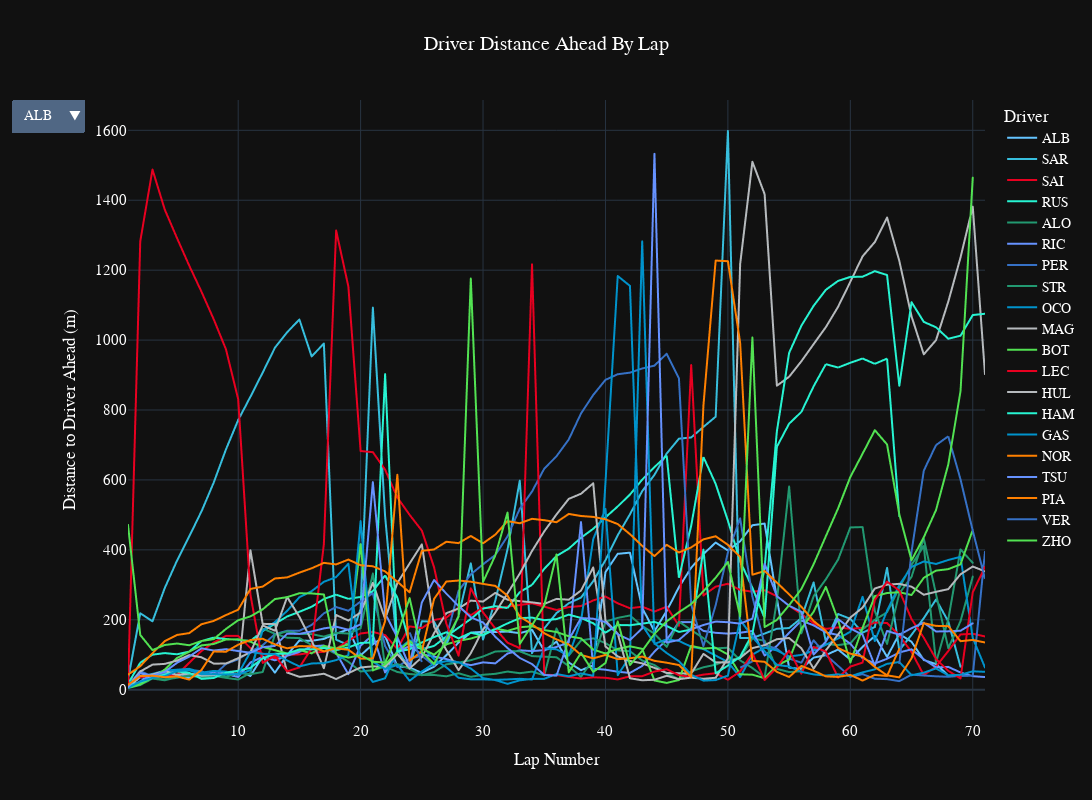

Notebook cell for this chart:
### Code cell
#Look at driver ahead plots for single laps
fig_all_lap_dist=px.line(
    data_frame=distance_mean_median.sort_values(by=['LapNumber']), 
    x="LapNumber", 
    y="Distance to Driver Mean",
    color="Driver", 
    hover_data=["GP","Year","Driver"],
    height=800, 
    width=1800,
    template="plotly_dark",
    title="Driver Distance Ahead By Lap",
    color_discrete_map={
                 "ALB": "#64C4FF",
                 "ALO": "#229971",
                 "BOT": "#52e252",
                 "GAS": "#0093cc",
                 "HAM": "#27F4D2",
                 "HUL": "#B6BABD",
                 "LEC": "#E80020",
                 "MAG": "#B6BABD",
                 "NOR": "#FF8000",
                 "OCO": "#0093cc",
                 "PER": "#3671C6",
                 "PIA": "#FF8000",
                 "RIC": "#6692FF",
                 "RUS": "#27F4D2",
                 "SAI": "#E80020",
                 "SAR": "#37BEDD",
                 "STR": "#229971",
                 "TSU": "#6692FF",
                 "VER": "#3671C6",
                 "ZHO": "#52e252"
    }
    )
# fig_speed.add_layout_image(
#     dict(
#         source=Image.open("/content/images.jpg"),
#         xref="x", yref="y",
#         x=4500, y=300,
#         sizex=500, sizey=500,
#         xanchor="left", yanchor="middle"
#     )
# )

fig_all_lap_dist.update_layout(
    xaxis_title="Lap Number",
    yaxis_title="Distance to Driver Ahead (m)",
    title_x=0.5,
    yaxis = dict(tickfont = dict(size=15)),
    xaxis = dict(tickfont = dict(size=15)),
    font=dict(
        family="PT Sans Narrow",
        size=14,
        color="White"
    ),
    title_font_family="PT Sans Narrow"
)

fig_all_lap_dist.update_layout(
    updatemenus=[
        {
            "buttons": [
                {
                    "label": t.name,
                    "method": "restyle",
                    "args": [{"visible": [t2.name == t.name for t2 in fig_all_lap_dist.data]}],
                }
                for t in fig_all_lap_dist.data
            ]
        }
    ]
)

fig_all_lap_dist.show()

### Figure 1 — Plotly figure (JSON) as saved in the notebook; plotly's stock layout.template omitted (floating-point values rounded to 4 significant figures; data arrays with more than 128 entries replaced by an {"elided": "..."} marker saying what was removed)
{"data": [{"customdata": {"elided": "70x3 mixed values"}, "hovertemplate": "Driver=%{customdata[2]}<br>LapNumber=%{x}<br>Distance to Driver Mean=%{y}<br>GP=%{customdata[0]}<br>Year=%{customdata[1]}<extra></extra>", "legendgroup": "ALB", "line": {"color": "#64C4FF", "dash": "solid"}, "marker": {"symbol": "circle"}, "mode": "lines", "name": "ALB", "showlegend": true, "type": "scattergl", "x": [1, 2, 3, 4, 5, 6, 7, 8, 9, 10, 11, 12, 13, 14, 15, 16, 17, 18, 19, 20, 21, 22, 23, 24, 25, 26, 27, 28, 29, 30, 31, 32, 33, 34, 35, 36, 37, 38, 39, 40, 41, 42, 43, 44, 45, 46, 47, 48, 49, 50, 51, 52, 53, 54, 55, 56, 57, 58, 59, 60, 61, 62, 63, 64, 65, 66, 67, 68, 69, 70], "xaxis": "x", "y": [7.308, 35.47, 32.97, 47.13, 38.87, 33.46, 46.51, 41.76, 49.57, 53.85, 39.1, 95.37, 48.66, 99.19, 140.7, 139.8, 145.3, 160.0, 172.5, 98.25, 129.8, 154.0, 67.05, 63.41, 48.01, 65.7, 98.66, 134.8, 163.3, 165.4, 165.0, 166.2, 161.6, 171.3, 111.3, 137.5, 77.81, 55.72, 69.93, 336.2, 388.6, 391.9, 233.7, 167.3, 225.4, 293.3, 348.8, 388.1, 420.8, 398.2, 424.5, 470.3, 475.2, 260.6, 63.14, 59.13, 91.69, 98.87, 114.9, 86.2, 122.4, 153.6, 93.85, 159.7, 137.0, 84.84, 73.22, 40.78, 40.33, 39.96], "yaxis": "y"}, {"customdata": {"elided": "69x3 mixed values"}, "hovertemplate": "Driver=%{customdata[2]}<br>LapNumber=%{x}<br>Distance to Driver Mean=%{y}<br>GP=%{customdata[0]}<br>Year=%{customdata[1]}<extra></extra>", "legendgroup": "SAR", "line": {"color": "#37BEDD", "dash": "solid"}, "marker": {"symbol": "circle"}, "mode": "lines", "name": "SAR", "showlegend": true, "type": "scattergl", "x": [1, 2, 3, 4, 5, 6, 7, 8, 9, 10, 11, 12, 13, 14, 15, 16, 17, 18, 19, 20, 21, 22, 23, 24, 25, 26, 27, 28, 29, 30, 31, 32, 33, 34, 35, 36, 37, 38, 39, 40, 41, 42, 43, 44, 45, 46, 47, 48, 49, 50, 51, 52, 53, 54, 55, 56, 57, 58, 59, 60, 61, 62, 63, 64, 65, 66, 67, 68, 69], "xaxis": "x", "y": [27.63, 218.7, 195.6, 290.6, 369.0, 438.8, 509.8, 592.4, 687.2, 771.3, 838.0, 906.8, 978.3, 1022.0, 1059.0, 953.3, 990.1, 143.0, 127.9, 231.1, 1093.0, 496.5, 114.5, 59.74, 195.8, 194.4, 128.7, 211.3, 361.4, 143.5, 254.6, 401.9, 597.9, 104.3, 175.2, 219.1, 247.3, 263.4, 310.4, 370.6, 441.7, 501.7, 567.9, 614.6, 675.5, 718.0, 721.4, 751.6, 780.8, 1598.0, 147.9, 148.0, 160.6, 174.3, 176.4, 204.8, 306.8, 137.7, 216.5, 202.7, 163.0, 179.3, 348.4, 112.6, 157.0, 204.6, 258.0, 195.2, 65.61], "yaxis": "y"}, {"customdata": {"elided": "71x3 mixed values"}, "hovertemplate": "Driver=%{customdata[2]}<br>LapNumber=%{x}<br>Distance to Driver Mean=%{y}<br>GP=%{customdata[0]}<br>Year=%{customdata[1]}<extra></extra>", "legendgroup": "SAI", "line": {"color": "#E80020", "dash": "solid"}, "marker": {"symbol": "circle"}, "mode": "lines", "name": "SAI", "showlegend": true, "type": "scattergl", "x": [1, 2, 3, 4, 5, 6, 7, 8, 9, 10, 11, 12, 13, 14, 15, 16, 17, 18, 19, 20, 21, 22, 23, 24, 25, 26, 27, 28, 29, 30, 31, 32, 33, 34, 35, 36, 37, 38, 39, 40, 41, 42, 43, 44, 45, 46, 47, 48, 49, 50, 51, 52, 53, 54, 55, 56, 57, 58, 59, 60, 61, 62, 63, 64, 65, 66, 67, 68, 69, 70, 71], "xaxis": "x", "y": [28.82, 35.55, 40.17, 39.08, 42.11, 76.82, 110.8, 135.0, 154.0, 153.9, 119.0, 103.4, 90.16, 99.79, 100.9, 106.0, 108.2, 116.9, 140.4, 160.7, 165.3, 156.2, 116.6, 181.2, 176.3, 199.4, 205.7, 235.2, 213.1, 235.2, 230.4, 237.8, 242.3, 247.2, 237.4, 228.0, 236.2, 239.2, 255.2, 266.7, 247.1, 233.0, 237.4, 223.4, 237.4, 182.7, 928.6, 269.5, 294.7, 303.0, 285.5, 280.3, 284.2, 267.5, 240.3, 216.4, 189.9, 174.0, 178.1, 174.0, 176.8, 192.1, 190.7, 155.1, 107.6, 41.71, 66.23, 110.6, 158.0, 160.0, 152.3], "yaxis": "y"}, {"customdata": {"elided": "71x3 mixed values"}, "hovertemplate": "Driver=%{customdata[2]}<br>LapNumber=%{x}<br>Distance to Driver Mean=%{y}<br>GP=%{customdata[0]}<br>Year=%{customdata[1]}<extra></extra>", "legendgroup": "RUS", "line": {"color": "#27F4D2", "dash": "solid"}, "marker": {"symbol": "circle"}, "mode": "lines", "name": "RUS", "showlegend": true, "type": "scattergl", "x": [1, 2, 3, 4, 5, 6, 7, 8, 9, 10, 11, 12, 13, 14, 15, 16, 17, 18, 19, 20, 21, 22, 23, 24, 25, 26, 27, 28, 29, 30, 31, 32, 33, 34, 35, 36, 37, 38, 39, 40, 41, 42, 43, 44, 45, 46, 47, 48, 49, 50, 51, 52, 53, 54, 55, 56, 57, 58, 59, 60, 61, 62, 63, 64, 65, 66, 67, 68, 69, 70, 71], "xaxis": "x", "y": [16.56, 77.24, 100.2, 104.7, 101.2, 108.9, 139.0, 149.0, 145.0, 142.7, 139.5, 167.6, 188.5, 209.4, 222.8, 237.2, 259.4, 271.8, 259.8, 265.3, 282.1, 326.9, 263.2, 130.7, 115.7, 125.1, 151.9, 177.3, 202.2, 232.1, 239.0, 233.4, 279.0, 299.9, 345.7, 382.4, 403.3, 434.6, 460.3, 493.0, 524.2, 558.1, 600.9, 636.6, 669.8, 320.1, 468.8, 665.5, 588.8, 483.6, 367.3, 291.8, 204.3, 694.9, 761.0, 794.3, 867.7, 931.1, 921.5, 935.1, 947.3, 932.0, 947.0, 494.8, null, null, null, null, null, null, null], "yaxis": "y"}, {"customdata": {"elided": "70x3 mixed values"}, "hovertemplate": "Driver=%{customdata[2]}<br>LapNumber=%{x}<br>Distance to Driver Mean=%{y}<br>GP=%{customdata[0]}<br>Year=%{customdata[1]}<extra></extra>", "legendgroup": "ALO", "line": {"color": "#229971", "dash": "solid"}, "marker": {"symbol": "circle"}, "mode": "lines", "name": "ALO", "showlegend": true, "type": "scattergl", "x": [1, 2, 3, 4, 5, 6, 7, 8, 9, 10, 11, 12, 13, 14, 15, 16, 17, 18, 19, 20, 21, 22, 23, 24, 25, 26, 27, 28, 29, 30, 31, 32, 33, 34, 35, 36, 37, 38, 39, 40, 41, 42, 43, 44, 45, 46, 47, 48, 49, 50, 51, 52, 53, 54, 55, 56, 57, 58, 59, 60, 61, 62, 63, 64, 65, 66, 67, 68, 69, 70], "xaxis": "x", "y": [4.649, 13.24, 31.94, 26.87, 35.61, 39.45, 35.49, 39.79, 33.85, 29.03, 47.9, 174.7, 160.0, 148.7, 147.5, 127.8, 120.6, 102.1, 79.76, 52.02, 55.92, 65.82, 50.72, 44.78, 41.99, 42.17, 38.19, 46.92, 36.84, 42.69, 45.31, 51.9, 47.17, 51.8, 40.89, 175.3, 97.49, 140.9, 146.8, 133.3, 112.4, 110.0, 83.47, 70.42, 46.81, 29.88, 52.37, 64.06, 71.48, 85.15, 90.0, 146.6, 140.1, 59.6, 50.43, 52.53, 118.2, 130.6, 127.6, 132.4, 172.4, 199.9, 221.3, 290.9, 357.2, 410.8, 77.37, 200.8, 401.4, 362.8], "yaxis": "y"}, {"customdata": {"elided": "71x3 mixed values"}, "hovertemplate": "Driver=%{customdata[2]}<br>LapNumber=%{x}<br>Distance to Driver Mean=%{y}<br>GP=%{customdata[0]}<br>Year=%{customdata[1]}<extra></extra>", "legendgroup": "RIC", "line": {"color": "#6692FF", "dash": "solid"}, "marker": {"symbol": "circle"}, "mode": "lines", "name": "RIC", "showlegend": true, "type": "scattergl", "x": [1, 2, 3, 4, 5, 6, 7, 8, 9, 10, 11, 12, 13, 14, 15, 16, 17, 18, 19, 20, 21, 22, 23, 24, 25, 26, 27, 28, 29, 30, 31, 32, 33, 34, 35, 36, 37, 38, 39, 40, 41, 42, 43, 44, 45, 46, 47, 48, 49, 50, 51, 52, 53, 54, 55, 56, 57, 58, 59, 60, 61, 62, 63, 64, 65, 66, 67, 68, 69, 70, 71], "xaxis": "x", "y": [7.273, 23.55, 45.31, 49.18, 43.15, 42.68, 40.11, 48.91, 44.33, 36.31, 77.58, 94.23, 84.01, 96.87, 108.1, 124.2, 126.5, 105.2, 44.31, 126.1, 156.4, 49.2, 106.9, 125.3, 101.2, 94.65, 87.68, 77.66, 70.08, 78.19, 75.27, 103.5, 112.6, 110.5, 113.0, 122.3, 135.2, 479.3, 60.06, 57.27, 51.28, 48.01, 67.85, 108.9, 142.5, 193.0, 193.4, 168.1, 162.7, 160.4, 163.0, 167.9, 97.55, 125.3, 162.7, 197.6, 184.0, 163.9, 156.4, 131.4, 90.05, 74.98, 88.39, 106.5, 115.5, 86.87, 63.85, 65.14, 49.23, 38.69, 36.1], "yaxis": "y"}, {"customdata": {"elided": "71x3 mixed values"}, "hovertemplate": "Driver=%{customdata[2]}<br>LapNumber=%{x}<br>Distance to Driver Mean=%{y}<br>GP=%{customdata[0]}<br>Year=%{customdata[1]}<extra></extra>", "legendgroup": "PER", "line": {"color": "#3671C6", "dash": "solid"}, "marker": {"symbol": "circle"}, "mode": "lines", "name": "PER", "showlegend": true, "type": "scattergl", "x": [1, 2, 3, 4, 5, 6, 7, 8, 9, 10, 11, 12, 13, 14, 15, 16, 17, 18, 19, 20, 21, 22, 23, 24, 25, 26, 27, 28, 29, 30, 31, 32, 33, 34, 35, 36, 37, 38, 39, 40, 41, 42, 43, 44, 45, 46, 47, 48, 49, 50, 51, 52, 53, 54, 55, 56, 57, 58, 59, 60, 61, 62, 63, 64, 65, 66, 67, 68, 69, 70, 71], "xaxis": "x", "y": [12.42, 53.47, 37.32, 44.7, 57.27, 56.93, 52.83, 40.12, 73.74, 86.85, 109.2, 127.0, 159.0, 168.6, 168.5, 185.1, 218.4, 236.5, 225.8, 252.3, 276.2, 124.9, 64.69, 88.83, 97.07, 69.22, 148.5, 282.4, 329.9, 358.7, 385.3, 438.8, 517.4, 566.8, 632.2, 667.8, 715.6, 790.1, 843.0, 886.3, 902.2, 906.9, 918.7, 926.9, 961.1, 890.4, 244.0, 124.5, 241.6, 392.4, 490.2, 266.2, 127.8, 117.2, 88.98, 77.13, 141.4, 99.23, 68.25, 36.8, 44.42, 31.44, 30.08, 24.33, 43.08, 40.51, 38.17, 37.06, 39.4, 39.88, 394.4], "yaxis": "y"}, {"customdata": {"elided": "70x3 mixed values"}, "hovertemplate": "Driver=%{customdata[2]}<br>LapNumber=%{x}<br>Distance to Driver Mean=%{y}<br>GP=%{customdata[0]}<br>Year=%{customdata[1]}<extra></extra>", "legendgroup": "STR", "line": {"color": "#229971", "dash": "solid"}, "marker": {"symbol": "circle"}, "mode": "lines", "name": "STR", "showlegend": true, "type": "scattergl", "x": [1, 2, 3, 4, 5, 6, 7, 8, 9, 10, 11, 12, 13, 14, 15, 16, 17, 18, 19, 20, 21, 22, 23, 24, 25, 26, 27, 28, 29, 30, 31, 32, 33, 34, 35, 36, 37, 38, 39, 40, 41, 42, 43, 44, 45, 46, 47, 48, 49, 50, 51, 52, 53, 54, 55, 56, 57, 58, 59, 60, 61, 62, 63, 64, 65, 66, 67, 68, 69, 70], "xaxis": "x", "y": [7.885, 16.94, 32.97, 29.11, 34.13, 40.58, 38.16, 45.56, 36.68, 47.56, 44.27, 50.52, 157.1, 167.0, 159.5, 159.0, 151.8, 162.5, 160.5, 175.9, 332.4, 64.52, 73.43, 59.66, 41.3, 50.28, 72.45, 77.47, 84.32, 94.91, 109.2, 110.6, 109.8, 96.0, 94.51, 92.73, 67.18, 36.49, 87.12, 194.5, 205.4, 212.2, 182.0, 160.4, 122.4, 194.6, 170.6, 147.6, 118.3, 120.0, 83.73, 61.96, 35.0, 254.6, 581.2, 161.3, 267.2, 315.8, 372.2, 464.1, 465.1, 225.1, 130.9, 275.4, 322.8, 432.8, 273.2, 118.9, 195.9, 323.5], "yaxis": "y"}, {"customdata": {"elided": "71x3 mixed values"}, "hovertemplate": "Driver=%{customdata[2]}<br>LapNumber=%{x}<br>Distance to Driver Mean=%{y}<br>GP=%{customdata[0]}<br>Year=%{customdata[1]}<extra></extra>", "legendgroup": "OCO", "line": {"color": "#0093cc", "dash": "solid"}, "marker": {"symbol": "circle"}, "mode": "lines", "name": "OCO", "showlegend": true, "type": "scattergl", "x": [1, 2, 3, 4, 5, 6, 7, 8, 9, 10, 11, 12, 13, 14, 15, 16, 17, 18, 19, 20, 21, 22, 23, 24, 25, 26, 27, 28, 29, 30, 31, 32, 33, 34, 35, 36, 37, 38, 39, 40, 41, 42, 43, 44, 45, 46, 47, 48, 49, 50, 51, 52, 53, 54, 55, 56, 57, 58, 59, 60, 61, 62, 63, 64, 65, 66, 67, 68, 69, 70, 71], "xaxis": "x", "y": [16.95, 38.67, 45.31, 54.34, 57.11, 59.71, 48.74, 53.61, 51.65, 42.52, 56.31, 169.2, 193.4, 225.5, 264.6, 281.9, 308.6, 322.1, 360.3, 69.36, 22.19, 32.66, 113.0, 141.4, 124.1, 87.69, 63.86, 34.14, 29.55, 29.52, 28.21, 29.35, 31.22, 29.05, 118.7, 115.3, 97.14, 196.1, 430.6, 516.8, 41.53, 95.05, 1282.0, 130.9, 144.2, 139.4, 123.1, 116.2, 97.56, 79.41, 35.93, 100.2, 120.3, 112.2, 94.92, 99.51, 111.7, 128.1, 146.5, 165.5, 265.6, 139.1, 225.9, 299.4, 351.3, 366.6, 359.7, 371.0, 380.2, 147.9, 63.31], "yaxis": "y"}, {"customdata": {"elided": "71x3 mixed values"}, "hovertemplate": "Driver=%{customdata[2]}<br>LapNumber=%{x}<br>Distance to Driver Mean=%{y}<br>GP=%{customdata[0]}<br>Year=%{customdata[1]}<extra></extra>", "legendgroup": "MAG", "line": {"color": "#B6BABD", "dash": "solid"}, "marker": {"symbol": "circle"}, "mode": "lines", "name": "MAG", "showlegend": true, "type": "scattergl", "x": [1, 2, 3, 4, 5, 6, 7, 8, 9, 10, 11, 12, 13, 14, 15, 16, 17, 18, 19, 20, 21, 22, 23, 24, 25, 26, 27, 28, 29, 30, 31, 32, 33, 34, 35, 36, 37, 38, 39, 40, 41, 42, 43, 44, 45, 46, 47, 48, 49, 50, 51, 52, 53, 54, 55, 56, 57, 58, 59, 60, 61, 62, 63, 64, 65, 66, 67, 68, 69, 70, 71], "xaxis": "x", "y": [4.452, 39.1, 43.44, 53.75, 42.37, 46.68, 40.18, 41.62, 47.07, 44.97, 398.7, 188.2, 187.7, 49.11, 36.78, 40.64, 45.72, 30.48, 47.51, 63.47, 66.74, 65.44, 102.1, 60.9, 92.52, 161.8, 218.8, 232.1, 254.8, 252.1, 276.8, 257.4, 253.3, 249.9, 245.2, 259.7, 257.4, 283.6, 349.6, 123.5, 95.2, 82.22, 75.29, 62.41, 47.86, 47.15, 45.76, 102.4, 78.05, 77.9, 90.97, 118.9, 127.5, 144.4, 147.8, 118.4, 60.38, 112.5, 157.7, 206.4, 234.6, 289.4, 300.5, 302.8, 294.6, 271.6, 280.0, 287.7, 330.2, 352.3, 338.4], "yaxis": "y"}, {"customdata": {"elided": "70x3 mixed values"}, "hovertemplate": "Driver=%{customdata[2]}<br>LapNumber=%{x}<br>Distance to Driver Mean=%{y}<br>GP=%{customdata[0]}<br>Year=%{customdata[1]}<extra></extra>", "legendgroup": "BOT", "line": {"color": "#52e252", "dash": "solid"}, "marker": {"symbol": "circle"}, "mode": "lines", "name": "BOT", "showlegend": true, "type": "scattergl", "x": [1, 2, 3, 4, 5, 6, 7, 8, 9, 10, 11, 12, 13, 14, 15, 16, 17, 18, 19, 20, 21, 22, 23, 24, 25, 26, 27, 28, 29, 30, 31, 32, 33, 34, 35, 36, 37, 38, 39, 40, 41, 42, 43, 44, 45, 46, 47, 48, 49, 50, 51, 52, 53, 54, 55, 56, 57, 58, 59, 60, 61, 62, 63, 64, 65, 66, 67, 68, 69, 70], "xaxis": "x", "y": [4.916, 15.0, 34.54, 57.42, 90.74, 108.5, 126.6, 130.7, 143.5, 144.2, 137.2, 122.3, 113.0, 103.5, 113.6, 103.9, 125.4, 118.0, 129.5, 416.2, 55.04, 71.9, 107.1, 138.5, 117.6, 100.1, 129.8, 139.7, 146.2, 157.1, 175.0, 168.3, 178.6, 181.4, 170.5, 165.0, 152.9, 146.8, 114.8, 103.4, 116.9, 124.1, 116.8, 26.4, 19.35, 27.62, 125.2, 117.7, 119.8, 100.9, 43.97, 42.96, 32.85, 69.42, 86.14, 174.3, 222.9, 294.1, 199.0, 77.71, 177.2, 267.5, 276.5, 278.9, 270.9, 320.0, 340.5, 344.8, 358.5, 457.0], "yaxis": "y"}, {"customdata": {"elided": "71x3 mixed values"}, "hovertemplate": "Driver=%{customdata[2]}<br>LapNumber=%{x}<br>Distance to Driver Mean=%{y}<br>GP=%{customdata[0]}<br>Year=%{customdata[1]}<extra></extra>", "legendgroup": "LEC", "line": {"color": "#E80020", "dash": "solid"}, "marker": {"symbol": "circle"}, "mode": "lines", "name": "LEC", "showlegend": true, "type": "scattergl", "x": [1, 2, 3, 4, 5, 6, 7, 8, 9, 10, 11, 12, 13, 14, 15, 16, 17, 18, 19, 20, 21, 22, 23, 24, 25, 26, 27, 28, 29, 30, 31, 32, 33, 34, 35, 36, 37, 38, 39, 40, 41, 42, 43, 44, 45, 46, 47, 48, 49, 50, 51, 52, 53, 54, 55, 56, 57, 58, 59, 60, 61, 62, 63, 64, 65, 66, 67, 68, 69, 70, 71], "xaxis": "x", "y": [8.461, 1282.0, 1488.0, 1374.0, 1292.0, 1213.0, 1138.0, 1059.0, 973.6, 830.9, 271.9, 76.63, 97.12, 52.41, 63.68, 118.6, 416.8, 1314.0, 1153.0, 682.6, 679.3, 629.3, 550.0, 500.2, 455.1, 350.2, 189.4, 97.17, 290.0, 221.1, 175.0, 134.5, 118.9, 1217.0, 42.58, 41.88, 36.47, 31.76, 35.5, 34.1, 29.36, 38.26, 38.6, 51.83, 58.62, 41.45, 36.25, 43.08, 47.12, 28.36, 51.95, 104.5, 27.47, 63.55, 111.8, 45.76, 122.4, 109.3, 34.51, 66.02, 77.5, 256.4, 309.2, 283.6, 202.0, 148.6, 87.73, 54.04, 32.2, 278.8, 351.4], "yaxis": "y"}, {"customdata": {"elided": "71x3 mixed values"}, "hovertemplate": "Driver=%{customdata[2]}<br>LapNumber=%{x}<br>Distance to Driver Mean=%{y}<br>GP=%{customdata[0]}<br>Year=%{customdata[1]}<extra></extra>", "legendgroup": "HUL", "line": {"color": "#B6BABD", "dash": "solid"}, "marker": {"symbol": "circle"}, "mode": "lines", "name": "HUL", "showlegend": true, "type": "scattergl", "x": [1, 2, 3, 4, 5, 6, 7, 8, 9, 10, 11, 12, 13, 14, 15, 16, 17, 18, 19, 20, 21, 22, 23, 24, 25, 26, 27, 28, 29, 30, 31, 32, 33, 34, 35, 36, 37, 38, 39, 40, 41, 42, 43, 44, 45, 46, 47, 48, 49, 50, 51, 52, 53, 54, 55, 56, 57, 58, 59, 60, 61, 62, 63, 64, 65, 66, 67, 68, 69, 70, 71], "xaxis": "x", "y": [7.901, 52.04, 71.73, 73.81, 83.21, 98.9, 92.69, 74.62, 74.81, 90.16, 107.1, 183.7, 168.7, 265.1, 208.1, 140.3, 61.28, 213.6, 197.7, 220.8, 305.8, 202.0, 305.1, 361.0, 415.7, 180.7, 113.7, 55.81, 104.3, 172.0, 221.0, 275.5, 332.0, 396.7, 452.8, 501.3, 545.8, 560.5, 590.5, 197.0, 160.6, 32.69, 26.94, 28.41, 39.86, 30.11, 34.55, 31.18, 34.14, 90.14, 1218.0, 1510.0, 1417.0, 869.5, 895.1, 939.4, 988.4, 1037.0, 1095.0, 1167.0, 1239.0, 1280.0, 1351.0, 1227.0, 1068.0, 959.2, 999.8, 1110.0, 1236.0, 1382.0, 902.7], "yaxis": "y"}, {"customdata": {"elided": "71x3 mixed values"}, "hovertemplate": "Driver=%{customdata[2]}<br>LapNumber=%{x}<br>Distance to Driver Mean=%{y}<br>GP=%{customdata[0]}<br>Year=%{customdata[1]}<extra></extra>", "legendgroup": "HAM", "line": {"color": "#27F4D2", "dash": "solid"}, "marker": {"symbol": "circle"}, "mode": "lines", "name": "HAM", "showlegend": true, "type": "scattergl", "x": [1, 2, 3, 4, 5, 6, 7, 8, 9, 10, 11, 12, 13, 14, 15, 16, 17, 18, 19, 20, 21, 22, 23, 24, 25, 26, 27, 28, 29, 30, 31, 32, 33, 34, 35, 36, 37, 38, 39, 40, 41, 42, 43, 44, 45, 46, 47, 48, 49, 50, 51, 52, 53, 54, 55, 56, 57, 58, 59, 60, 61, 62, 63, 64, 65, 66, 67, 68, 69, 70, 71], "xaxis": "x", "y": [9.847, 21.88, 33.63, 43.49, 52.23, 48.05, 30.89, 33.5, 48.6, 54.14, 62.49, 89.76, 102.6, 102.8, 115.4, 115.4, 119.1, 113.2, 120.9, 133.8, 135.0, 902.6, 109.5, 115.4, 135.2, 150.5, 164.3, 146.7, 162.8, 155.8, 173.0, 189.7, 204.6, 206.2, 198.7, 201.9, 214.7, 205.2, 190.0, 163.0, 185.0, 184.4, 188.9, 193.9, 182.0, 165.2, 172.0, 400.6, 46.91, 68.87, 94.28, 159.6, 349.7, 739.0, 963.5, 1041.0, 1098.0, 1144.0, 1169.0, 1181.0, 1181.0, 1197.0, 1186.0, 869.4, 1108.0, 1052.0, 1037.0, 1004.0, 1013.0, 1072.0, 1075.0], "yaxis": "y"}, {"customdata": {"elided": "71x3 mixed values"}, "hovertemplate": "Driver=%{customdata[2]}<br>LapNumber=%{x}<br>Distance to Driver Mean=%{y}<br>GP=%{customdata[0]}<br>Year=%{customdata[1]}<extra></extra>", "legendgroup": "GAS", "line": {"color": "#0093cc", "dash": "solid"}, "marker": {"symbol": "circle"}, "mode": "lines", "name": "GAS", "showlegend": true, "type": "scattergl", "x": [1, 2, 3, 4, 5, 6, 7, 8, 9, 10, 11, 12, 13, 14, 15, 16, 17, 18, 19, 20, 21, 22, 23, 24, 25, 26, 27, 28, 29, 30, 31, 32, 33, 34, 35, 36, 37, 38, 39, 40, 41, 42, 43, 44, 45, 46, 47, 48, 49, 50, 51, 52, 53, 54, 55, 56, 57, 58, 59, 60, 61, 62, 63, 64, 65, 66, 67, 68, 69, 70, 71], "xaxis": "x", "y": [5.187, 22.99, 34.07, 38.61, 53.49, 55.42, 44.05, 44.27, 43.51, 45.35, 108.2, 102.4, 101.9, 83.53, 66.59, 74.98, 75.96, 84.6, 98.68, 482.2, 79.87, 59.35, 70.54, 25.69, 52.29, 75.08, 81.42, 78.62, 60.66, 32.94, 27.49, 16.71, 26.73, 30.98, 31.03, 44.81, 38.27, 46.54, 39.84, 592.8, 1183.0, 1155.0, 183.9, 132.5, 104.8, 81.62, 42.77, 25.88, 27.55, 40.2, 199.9, 151.3, 109.9, 70.83, 66.31, 51.07, 43.71, 40.36, 44.03, 38.44, 49.57, 58.19, 73.96, 79.21, 41.3, 48.71, 60.81, 41.11, 42.61, 52.55, 51.14], "yaxis": "y"}, {"customdata": {"elided": "64x3 mixed values"}, "hovertemplate": "Driver=%{customdata[2]}<br>LapNumber=%{x}<br>Distance to Driver Mean=%{y}<br>GP=%{customdata[0]}<br>Year=%{customdata[1]}<extra></extra>", "legendgroup": "NOR", "line": {"color": "#FF8000", "dash": "solid"}, "marker": {"symbol": "circle"}, "mode": "lines", "name": "NOR", "showlegend": true, "type": "scattergl", "x": [1, 2, 3, 4, 5, 6, 7, 8, 9, 10, 11, 12, 13, 14, 15, 16, 17, 18, 19, 20, 21, 22, 23, 24, 25, 26, 27, 28, 29, 30, 31, 32, 33, 34, 35, 36, 37, 38, 39, 40, 41, 42, 43, 44, 45, 46, 47, 48, 49, 50, 51, 52, 53, 54, 55, 56, 57, 58, 59, 60, 61, 62, 63, 64], "xaxis": "x", "y": [42.91, 67.13, 104.5, 138.8, 156.6, 161.8, 187.2, 196.6, 213.3, 228.8, 288.2, 294.9, 318.2, 321.2, 334.9, 347.2, 362.8, 358.3, 372.2, 355.9, 353.0, 338.3, 308.8, 278.5, 397.1, 401.1, 423.2, 419.2, 439.7, 418.7, 443.5, 482.2, 476.0, 488.7, 484.9, 479.0, 502.7, 496.8, 494.2, 487.3, 473.8, 444.8, 411.4, 382.1, 414.4, 392.6, 407.0, 430.0, 438.8, 414.4, 379.8, 82.79, 79.73, 50.98, 36.32, 67.99, 54.5, 38.04, 36.58, 42.2, 26.15, 42.22, 39.3, 116.8], "yaxis": "y"}, {"customdata": {"elided": "70x3 mixed values"}, "hovertemplate": "Driver=%{customdata[2]}<br>LapNumber=%{x}<br>Distance to Driver Mean=%{y}<br>GP=%{customdata[0]}<br>Year=%{customdata[1]}<extra></extra>", "legendgroup": "TSU", "line": {"color": "#6692FF", "dash": "solid"}, "marker": {"symbol": "circle"}, "mode": "lines", "name": "TSU", "showlegend": true, "type": "scattergl", "x": [1, 2, 3, 4, 5, 6, 7, 8, 9, 10, 11, 12, 13, 14, 15, 16, 17, 18, 19, 20, 21, 22, 23, 24, 25, 26, 27, 28, 29, 30, 31, 32, 33, 34, 35, 36, 37, 38, 39, 40, 41, 42, 43, 44, 45, 46, 47, 48, 49, 50, 51, 52, 53, 54, 55, 56, 57, 58, 59, 60, 61, 62, 63, 64, 65, 66, 67, 68, 69, 70], "xaxis": "x", "y": [7.428, 47.32, 40.41, 51.26, 76.74, 94.62, 118.5, 112.0, 116.0, 110.6, 105.7, 121.6, 125.2, 160.2, 159.6, 166.6, 175.3, 180.2, 171.5, 186.8, 593.7, 218.0, 149.8, 65.79, 249.5, 313.7, 274.8, 239.6, 207.1, 192.3, 151.5, 119.0, 90.9, 73.36, 42.15, 39.97, 142.7, 204.9, 203.1, 193.1, 158.6, 141.8, 175.6, 1533.0, 134.8, 142.3, 172.6, 185.0, 194.9, 193.0, 189.0, 203.1, 360.4, 267.6, 240.0, 222.8, 100.6, 137.3, 201.9, 175.3, 157.3, 68.68, 168.2, 157.1, 175.9, 191.6, 166.5, 167.0, 168.7, 189.8], "yaxis": "y"}, {"customdata": {"elided": "71x3 mixed values"}, "hovertemplate": "Driver=%{customdata[2]}<br>LapNumber=%{x}<br>Distance to Driver Mean=%{y}<br>GP=%{customdata[0]}<br>Year=%{customdata[1]}<extra></extra>", "legendgroup": "PIA", "line": {"color": "#FF8000", "dash": "solid"}, "marker": {"symbol": "circle"}, "mode": "lines", "name": "PIA", "showlegend": true, "type": "scattergl", "x": [1, 2, 3, 4, 5, 6, 7, 8, 9, 10, 11, 12, 13, 14, 15, 16, 17, 18, 19, 20, 21, 22, 23, 24, 25, 26, 27, 28, 29, 30, 31, 32, 33, 34, 35, 36, 37, 38, 39, 40, 41, 42, 43, 44, 45, 46, 47, 48, 49, 50, 51, 52, 53, 54, 55, 56, 57, 58, 59, 60, 61, 62, 63, 64, 65, 66, 67, 68, 69, 70, 71], "xaxis": "x", "y": [13.82, 38.96, 39.96, 35.65, 37.96, 28.86, 56.16, 109.2, 108.6, 128.6, 142.0, 145.7, 129.6, 118.3, 124.6, 124.0, 109.6, 118.2, 114.3, 88.96, 89.09, 196.3, 614.8, 82.91, 109.6, 259.7, 309.3, 312.2, 308.9, 302.6, 296.9, 268.9, 209.4, 186.9, 161.7, 144.0, 129.2, 99.58, 89.62, 99.35, 87.27, 89.87, 94.69, 82.56, 77.19, 70.53, 36.34, 812.4, 1227.0, 1226.0, 992.5, 328.8, 339.4, 306.3, 272.8, 237.1, 196.6, 168.2, 119.2, 103.1, 94.83, 64.98, 41.06, 35.25, 89.74, 190.3, 182.4, 181.9, 138.8, 142.3, 135.0], "yaxis": "y"}, {"customdata": {"elided": "71x3 mixed values"}, "hovertemplate": "Driver=%{customdata[2]}<br>LapNumber=%{x}<br>Distance to Driver Mean=%{y}<br>GP=%{customdata[0]}<br>Year=%{customdata[1]}<extra></extra>", "legendgroup": "VER", "line": {"color": "#3671C6", "dash": "solid"}, "marker": {"symbol": "circle"}, "mode": "lines", "name": "VER", "showlegend": true, "type": "scattergl", "x": [1, 2, 3, 4, 5, 6, 7, 8, 9, 10, 11, 12, 13, 14, 15, 16, 17, 18, 19, 20, 21, 22, 23, 24, 25, 26, 27, 28, 29, 30, 31, 32, 33, 34, 35, 36, 37, 38, 39, 40, 41, 42, 43, 44, 45, 46, 47, 48, 49, 50, 51, 52, 53, 54, 55, 56, 57, 58, 59, 60, 61, 62, 63, 64, 65, 66, 67, 68, 69, 70, 71], "xaxis": "x", "y": [1.972, null, null, null, null, null, null, null, null, null, null, null, null, null, null, null, null, null, null, null, null, null, null, 163.8, 79.38, null, null, null, null, null, null, null, null, null, null, null, null, null, null, null, null, null, null, null, null, null, null, null, null, null, 62.99, 80.81, null, null, null, null, null, null, 12.69, null, 4.01, null, null, 73.33, 394.5, 626.6, 699.7, 724.8, 601.3, 454.9, 317.3], "yaxis": "y"}, {"customdata": {"elided": "70x3 mixed values"}, "hovertemplate": "Driver=%{customdata[2]}<br>LapNumber=%{x}<br>Distance to Driver Mean=%{y}<br>GP=%{customdata[0]}<br>Year=%{customdata[1]}<extra></extra>", "legendgroup": "ZHO", "line": {"color": "#52e252", "dash": "solid"}, "marker": {"symbol": "circle"}, "mode": "lines", "name": "ZHO", "showlegend": true, "type": "scattergl", "x": [1, 2, 3, 4, 5, 6, 7, 8, 9, 10, 11, 12, 13, 14, 15, 16, 17, 18, 19, 20, 21, 22, 23, 24, 25, 26, 27, 28, 29, 30, 31, 32, 33, 34, 35, 36, 37, 38, 39, 40, 41, 42, 43, 44, 45, 46, 47, 48, 49, 50, 51, 52, 53, 54, 55, 56, 57, 58, 59, 60, 61, 62, 63, 64, 65, 66, 67, 68, 69, 70], "xaxis": "x", "y": [471.5, 156.5, 113.2, 127.9, 132.0, 127.2, 139.2, 144.6, 173.8, 198.7, 209.7, 229.8, 259.3, 264.8, 275.8, 275.3, 272.3, 101.8, 91.67, 99.02, 79.96, 77.49, 157.5, 261.9, 107.7, 73.34, 142.9, 209.0, 1176.0, 308.2, 383.8, 506.5, 131.0, 184.4, 241.1, 386.9, 49.76, 105.3, 50.75, 76.25, 195.2, 70.57, 111.2, 159.8, 195.4, 221.7, 244.9, 281.9, 320.4, 365.3, 209.6, 1007.0, 179.1, 199.6, 241.7, 288.0, 358.8, 439.0, 518.5, 608.4, 675.1, 742.3, 701.5, 501.5, 370.1, 436.1, 514.0, 644.2, 853.6, 1465.0], "yaxis": "y"}], "layout": {"font": {"color": "White", "family": "PT Sans Narrow", "size": 14}, "height": 800, "legend": {"title": {"text": "Driver"}, "tracegroupgap": 0}, "title": {"font": {"family": "PT Sans Narrow"}, "text": "Driver Distance Ahead By Lap", "x": 0.5}, "updatemenus": [{"buttons": [{"args": [{"visible": [true, false, false, false, false, false, false, false, false, false, false, false, false, false, false, false, false, false, false, false]}], "label": "ALB", "method": "restyle"}, {"args": [{"visible": [false, true, false, false, false, false, false, false, false, false, false, false, false, false, false, false, false, false, false, false]}], "label": "SAR", "method": "restyle"}, {"args": [{"visible": [false, false, true, false, false, false, false, false, false, false, false, false, false, false, false, false, false, false, false, false]}], "label": "SAI", "method": "restyle"}, {"args": [{"visible": [false, false, false, true, false, false, false, false, false, false, false, false, false, false, false, false, false, false, false, false]}], "label": "RUS", "method": "restyle"}, {"args": [{"visible": [false, false, false, false, true, false, false, false, false, false, false, false, false, false, false, false, false, false, false, false]}], "label": "ALO", "method": "restyle"}, {"args": [{"visible": [false, false, false, false, false, true, false, false, false, false, false, false, false, false, false, false, false, false, false, false]}], "label": "RIC", "method": "restyle"}, {"args": [{"visible": [false, false, false, false, false, false, true, false, false, false, false, false, false, false, false, false, false, false, false, false]}], "label": "PER", "method": "restyle"}, {"args": [{"visible": [false, false, false, false, false, false, false, true, false, false, false, false, false, false, false, false, false, false, false, false]}], "label": "STR", "method": "restyle"}, {"args": [{"visible": [false, false, false, false, false, false, false, false, true, false, false, false, false, false, false, false, false, false, false, false]}], "label": "OCO", "method": "restyle"}, {"args": [{"visible": [false, false, false, false, false, false, false, false, false, true, false, false, false, false, false, false, false, false, false, false]}], "label": "MAG", "method": "restyle"}, {"args": [{"visible": [false, false, false, false, false, false, false, false, false, false, true, false, false, false, false, false, false, false, false, false]}], "label": "BOT", "method": "restyle"}, {"args": [{"visible": [false, false, false, false, false, false, false, false, false, false, false, true, false, false, false, false, false, false, false, false]}], "label": "LEC", "method": "restyle"}, {"args": [{"visible": [false, false, false, false, false, false, false, false, false, false, false, false, true, false, false, false, false, false, false, false]}], "label": "HUL", "method": "restyle"}, {"args": [{"visible": [false, false, false, false, false, false, false, false, false, false, false, false, false, true, false, false, false, false, false, false]}], "label": "HAM", "method": "restyle"}, {"args": [{"visible": [false, false, false, false, false, false, false, false, false, false, false, false, false, false, true, false, false, false, false, false]}], "label": "GAS", "method": "restyle"}, {"args": [{"visible": [false, false, false, false, false, false, false, false, false, false, false, false, false, false, false, true, false, false, false, false]}], "label": "NOR", "method": "restyle"}, {"args": [{"visible": [false, false, false, false, false, false, false, false, false, false, false, false, false, false, false, false, true, false, false, false]}], "label": "TSU", "method": "restyle"}, {"args": [{"visible": [false, false, false, false, false, false, false, false, false, false, false, false, false, false, false, false, false, true, false, false]}], "label": "PIA", "method": "restyle"}, {"args": [{"visible": [false, false, false, false, false, false, false, false, false, false, false, false, false, false, false, false, false, false, true, false]}], "label": "VER", "method": "restyle"}, {"args": [{"visible": [false, false, false, false, false, false, false, false, false, false, false, false, false, false, false, false, false, false, false, true]}], "label": "ZHO", "method": "restyle"}]}], "width": 1800, "xaxis": {"anchor": "y", "domain": [0, 1], "tickfont": {"size": 15}, "title": {"text": "Lap Number"}}, "yaxis": {"anchor": "x", "domain": [0, 1], "tickfont": {"size": 15}, "title": {"text": "Distance to Driver Ahead (m)"}}}}
